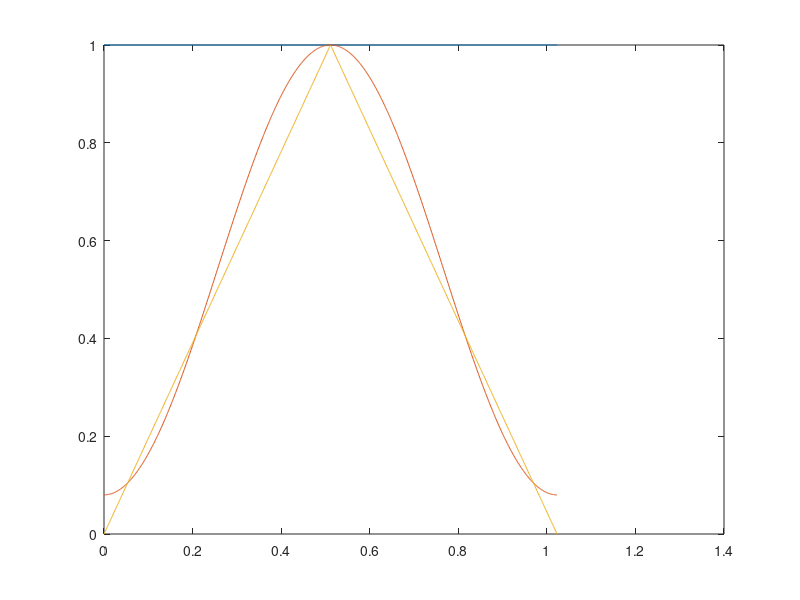
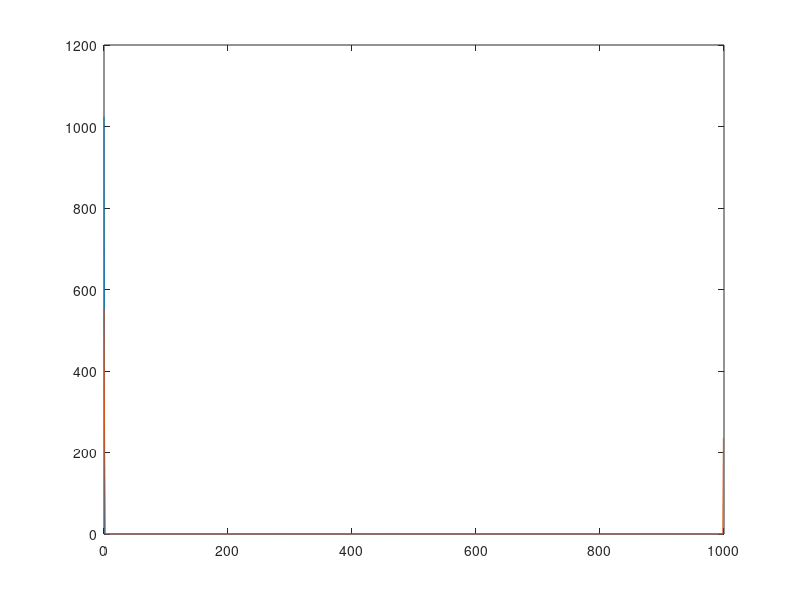

These figures' MATLAB source, in order:
clc; clear; close all;
L = 1024;
wrect = window(@rectwin, L);
fs = 1000;
t = [0:L-1]/fs;
plot(t, wrect)
whamm = window(@hamming, L);
hold on;
plot(t, whamm)
wbart = window(@bartlett, L);
plot(t, wbart)
f = [0:L-1]/L*fs;
Wf = fft(wrect, L);
figure;
plot(f, abs(Wf));

Wfham = fft(whamm, L);
hold on;
plot(f, abs(Wfham));
